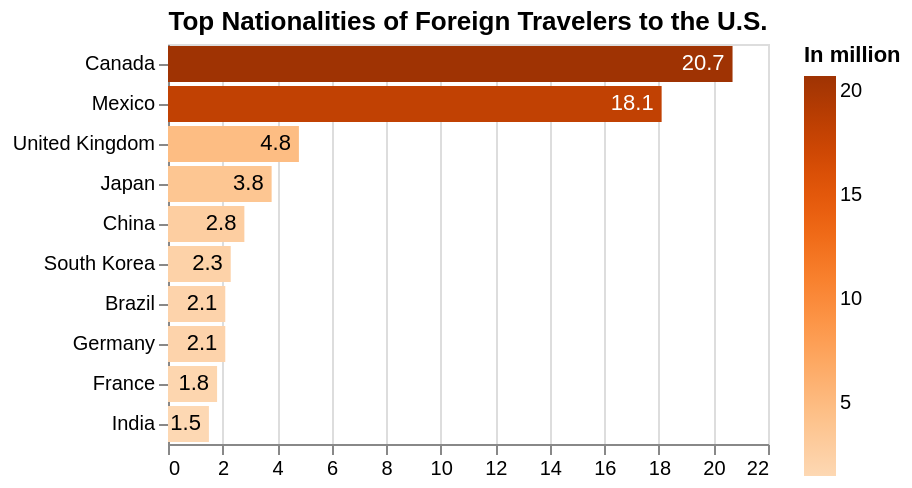

Vega-Lite specification stored for this chart:
### Vega-Lite specification from a JSON file in a GitHub repository (floating-point values rounded to 4 significant figures)
{"$schema": "https://vega.github.io/schema/vega-lite/v5.json", "title": {"text": "Top Nationalities of Foreign Travelers to the U.S."}, "width": "container", "data": {"values": [{"name": "Canada", "count": 20.7}, {"name": "Mexico", "count": 18.1}, {"name": "United Kingdom", "count": 4.8}, {"name": "Japan", "count": 3.8}, {"name": "China ", "count": 2.8}, {"name": "South Korea", "count": 2.3}, {"name": "Brazil", "count": 2.1}, {"name": "Germany", "count": 2.1}, {"name": "France", "count": 1.8}, {"name": "India", "count": 1.5}]}, "encoding": {"y": {"field": "name", "type": "nominal", "sort": "-x", "title": null}, "x": {"field": "count", "type": "quantitative", "title": null}, "tooltip": [{"field": "name", "type": "nominal"}, {"field": "count", "title": "Number of people", "type": "quantitative", "format": ".1f"}]}, "layer": [{"mark": "bar", "encoding": {"color": {"field": "count", "type": "quantitative", "title": "In million", "scale": {"scheme": "oranges"}}}}, {"mark": {"type": "text", "align": "right", "xOffset": -4, "aria": false}, "encoding": {"text": {"field": "count", "type": "quantitative"}, "color": {"condition": {"test": {"field": "count", "gt": 15}, "value": "white"}, "value": "black"}}}]}
